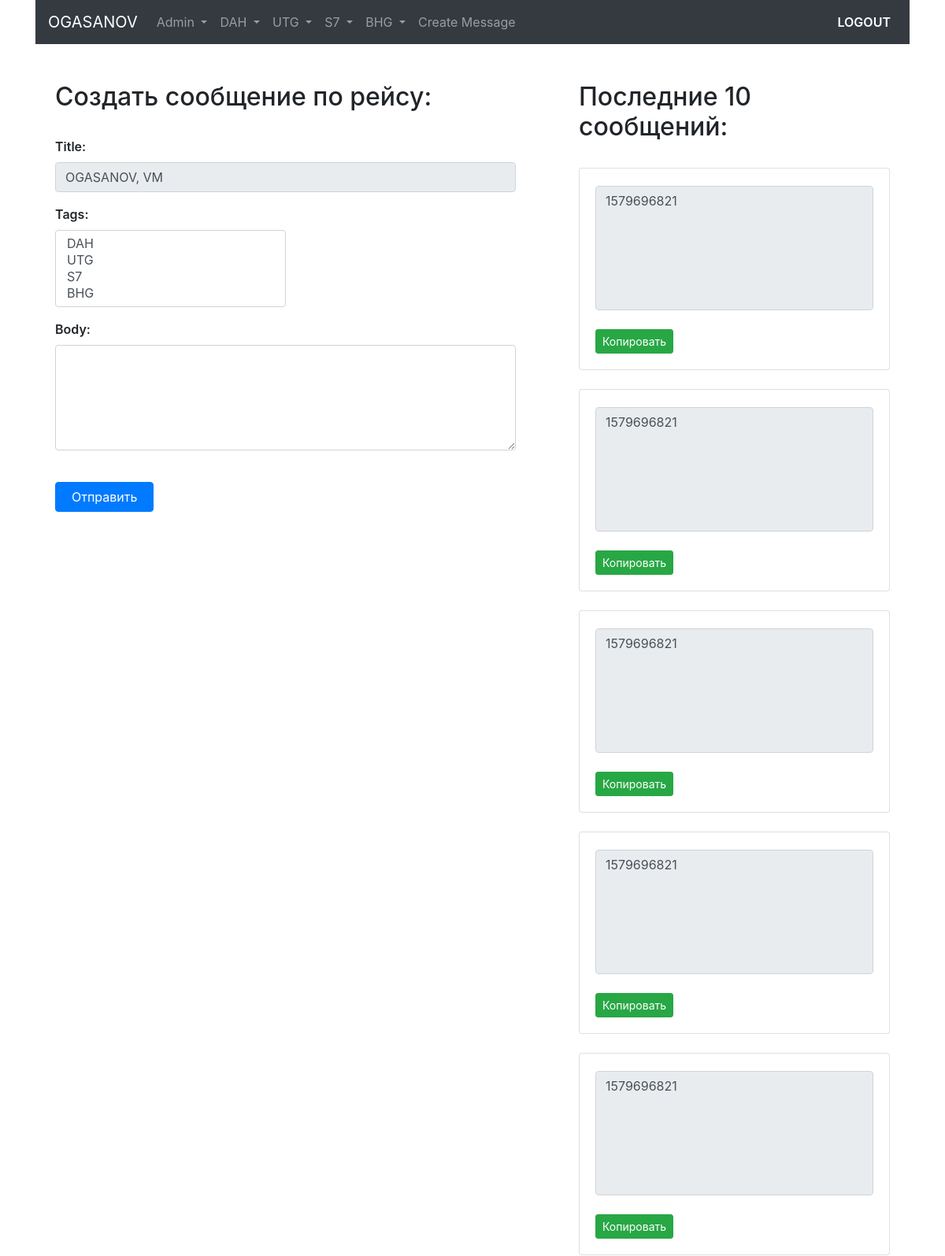
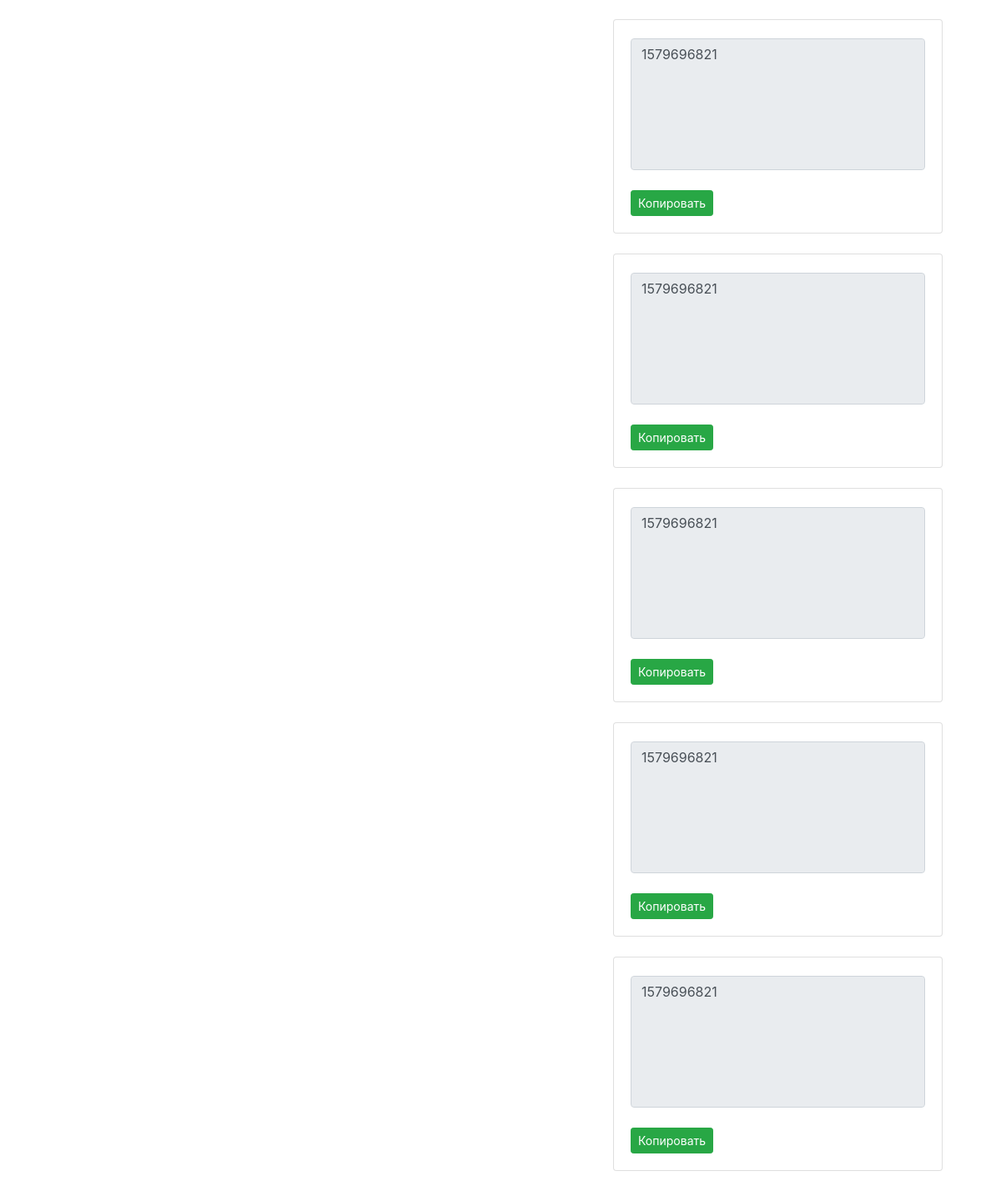
The app's page /dah/messages-10/ (signed in), older data (2 pictures, top to bottom).
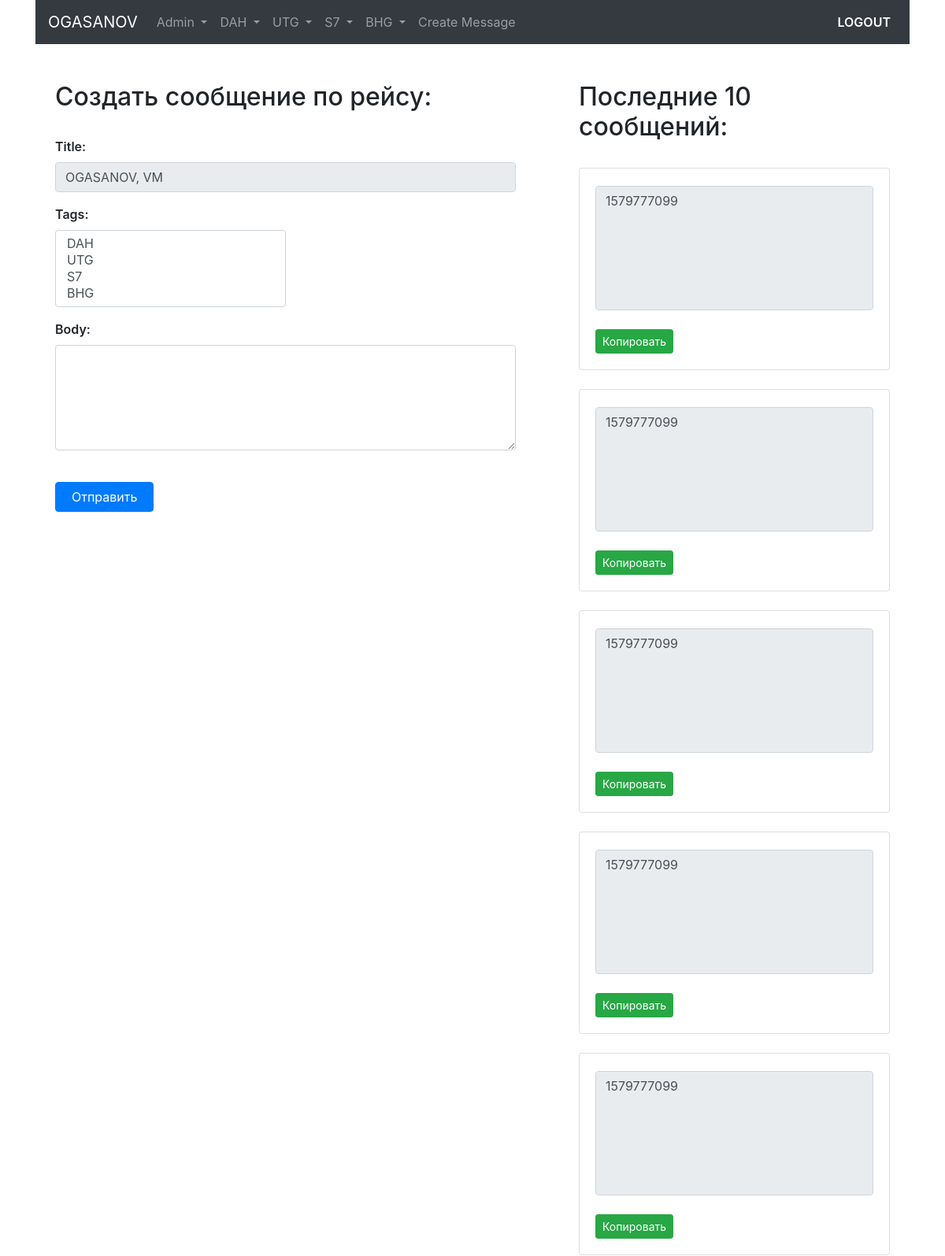
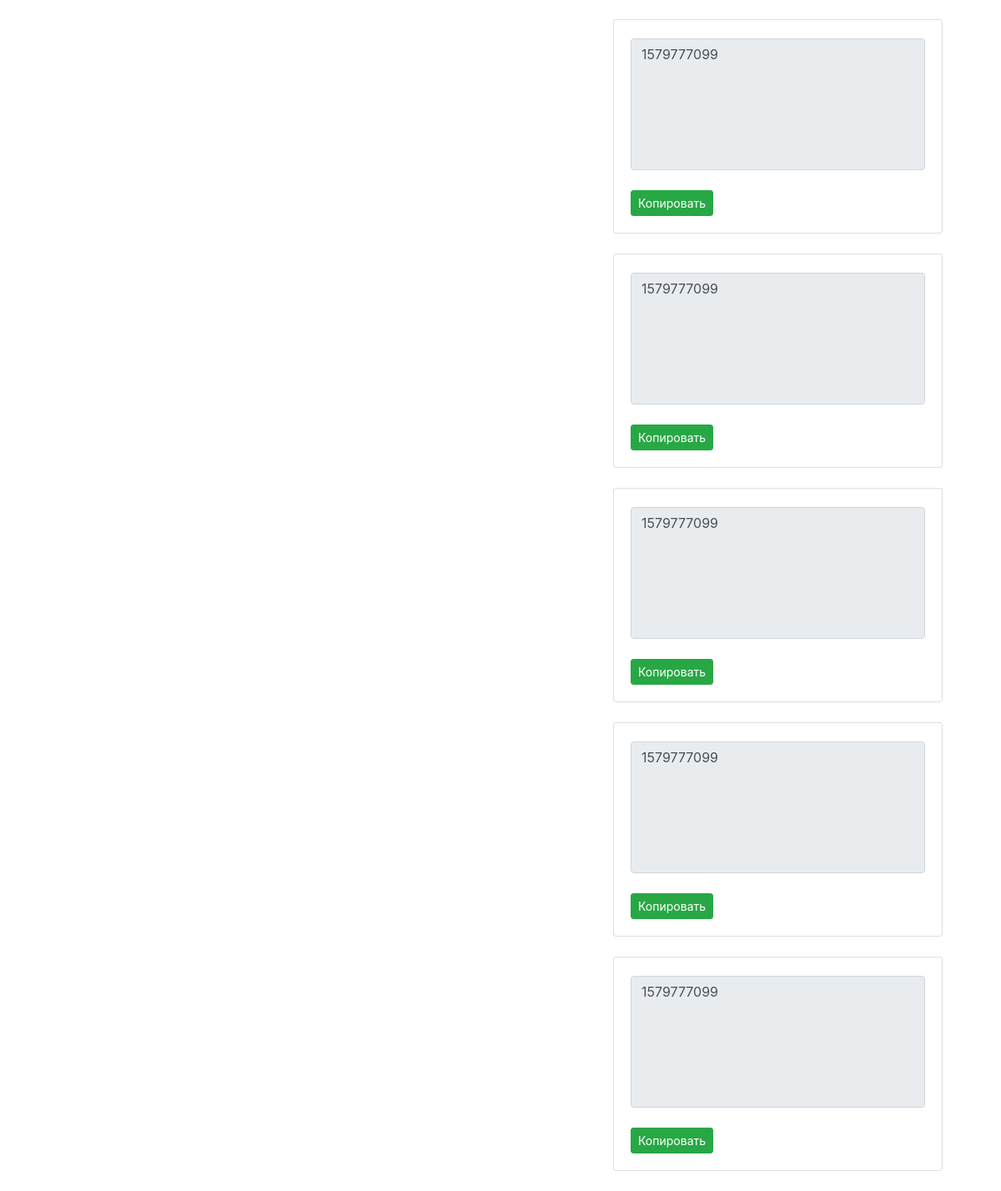
The same page, newer data (2 pictures, top to bottom).
### user_model/models.py (models this page shows, shortened)
class UserModel(AbstractBaseUser):
    username = models.CharField(verbose_name='username', max_length=30, unique=True)
    fullname = models.CharField(verbose_name='full name', max_length=100)
    role = models.ForeignKey('UserRole', on_delete=models.CASCADE, related_name='role', null=True)
    date_joined = models.DateTimeField(verbose_name='date joined', auto_now_add=True)
    last_login = models.DateTimeField(verbose_name='last login', auto_now=True)
    is_admin = models.BooleanField(default=False)
    is_active = models.BooleanField(default=True)
    is_staff = models.BooleanField(default=False)
    is_superuser = models.BooleanField(default=False)
    USERNAME_FIELD = 'username'
    REQUIRED_FIELDS = ['fullname', 'role']
    objects = UserModelManager()
    def __str__(self):
        return self.username
    class Meta:
        verbose_name = 'User'
        verbose_name_plural = 'Users'

class Message(models.Model):
    title = models.CharField(max_length=150, db_index=True)
    slug = models.SlugField(max_length=150, unique=True)
    body = models.TextField(db_index=True)
    tags = models.ManyToManyField('Tag', related_name='t_messages')
    users = models.ManyToManyField('UserModel', related_name='u_messages')
    date_pub = models.DateTimeField(auto_now_add=True)
    class Meta:
        ordering = ['-date_pub']

### user_model/views.py (the view)
# urls.py: path('dah/messages-10/', DAHMessageApiView.as_view(), name='dah_messages_api'),
class DAHMessageApiView(LoginRequiredMixin, ObjectMessagesApiMixin, View):
    tag_arg = 'DAH'

### user_model/forms.py
class MessageForm(forms.ModelForm):
    class Meta:
        model = Message
        fields = ['title', 'tags', 'body']
        widgets = {
            'title': forms.TextInput(attrs={'readonly': 'readonly', 'class': 'form-control'}),
            'body': forms.Textarea(attrs={'class': 'form-control', 'rows': '5'}),
            'tags': forms.SelectMultiple(attrs={'class': 'form-control col-lg-6 col-sm-6'})
        }

### user_model/models.py (called while the page is built)
    def __str__(self):
        return self.title

### user_model/utils.py (called while the page is built)
    def get(self, request):
        lst = range(10)
        slug_ne = self.db_msg.objects.filter(tags__title=self.tag_arg).first()
        hostname = gethostname()
        another_user = self.db_model.objects.filter(username=request.user).first()
        title_info = str(another_user).upper() + ', ' + str(hostname).upper()
        form = self.form_model({'title': title_info})
        context = {'list': lst, 'slug_ne': slug_ne, 'form': form, 'tag_arg': self.tag_arg}
        return render(request, self.template, context=context)

### user_model/templates/user_model/ten_messages_api.html (shortened to what this page needs)
{% extends 'user_model/base.html' %}
{% block content %}
    <div class="row">
        <div class="col-lg-7">
            <div class="message-form">
                <h2>Создать сообщение по рейсу:</h2>
                <br>
                <form method="post">
                    {% for field in form %}
                    <p>
                        {{ field.label_tag }}
                        {{ field }}
                    </p>
                    {% endfor %}
                    <br>
                    <button type="submit" class="btn btn-primary" style="padding-left: 20px; padding-right: 20px">Отправить</button>
                </form>
                <br><br>
            </div>
        </div>
        <div class="col-lg-5">
            <div class="message-template">
                <h2>Последние 10 сообщений:</h2>
                <br>
                {% include 'user_model/includes/ten_messages_template.html' %}
            </div>
        </div>
    </div>
{% endblock %}

### user_model/templates/user_model/base.html (shortened to what this page needs)
{% load static %}
<!DOCTYPE html>
<html lang="en" dir="ltr">
<head>
    <link rel="stylesheet" href="https://stackpath.bootstrapcdn.com/bootstrap/4.4.1/css/bootstrap.min.css">
    <link rel="stylesheet" href="{% static 'css/style.css' %}">
</head>
<body>
    <div class="container">
        {% block navbar %}
            {% include 'user_model/includes/navbar.html' %}
        {% endblock %}
        <br><br>
        {% block content %}{% endblock %}
    </div>
</body>
</html>

### user_model/templates/user_model/includes/navbar.html (shortened to what this page needs)
<nav class="navbar navbar-expand-md navbar-dark bg-dark sticky-top">
    {% if request.user.is_authenticated %}
        <a class="navbar-brand" href="{% url 'homepage' %}">{{ request.user.username|upper }}</a>
    {% else %}
        <a class="navbar-brand mx-auto" href="{% url 'homepage' %}">Рассылка сообщений по рейсам</a>
    {% endif %}
    {% if request.user.is_authenticated and request.user.is_admin %}
    <div class="collapse navbar-collapse" id="navbarSupportedContent">
        <ul class="navbar-nav mr-auto">
            {% include 'user_model/includes/nav_item_admin.html' %}
            {% include 'user_model/includes/nav_item_template.html' %}
        </ul>
        <ul class="navbar-nav ml-auto">
            {% include 'user_model/includes/nav_item_logout.html' %}
        </ul>
    </div>
    {% endif %}
</nav>

### user_model/templates/user_model/includes/nav_item_admin.html (shortened to what this page needs)
<li class="nav-item dropdown">
    <a class="nav-link dropdown-toggle" href="#" id="navbarDropdown" role="button" data-toggle="dropdown" aria-haspopup="true" aria-expanded="false">
        Admin
    </a>
</li>

### user_model/templates/user_model/includes/nav_item_template.html (shortened to what this page needs)
<li class="nav-item dropdown">
    <a class="nav-link dropdown-toggle" href="#" id="navbarDropdown" role="button" data-toggle="dropdown" aria-haspopup="true" aria-expanded="false">
        DAH
    </a>
</li>
<li class="nav-item dropdown">
    <a class="nav-link dropdown-toggle" href="#" id="navbarDropdown" role="button" data-toggle="dropdown" aria-haspopup="true" aria-expanded="false">
        UTG
    </a>
</li>
<li class="nav-item dropdown">
    <a class="nav-link dropdown-toggle" href="#" id="navbarDropdown" role="button" data-toggle="dropdown" aria-haspopup="true" aria-expanded="false">
        S7
    </a>
</li>
<li class="nav-item dropdown">
    <a class="nav-link dropdown-toggle" href="#" id="navbarDropdown" role="button" data-toggle="dropdown" aria-haspopup="true" aria-expanded="false">
        BHG
    </a>
</li>
<li class="nav-item">
    <a class="nav-link" href="{% url 'create' %}">Create Message</a>
</li>

### user_model/templates/user_model/includes/nav_item_logout.html
<li class="nav-item">
    <a style="color: #ffffff; font-weight: 600" class="nav-link logout" href="{% url 'logout' %}">LOGOUT</a>
</li>

### user_model/templates/user_model/includes/ten_messages_template.html (shortened to what this page needs)
{% load static %}
{% for i in list %}
    <div class="card mb-4 highlight-effect{{i}}">
        <div class="card-body">
            <textarea readonly class="form-control" id="body-id{{i}}" rows="6" style="resize: none;">{{ slug_ne.slug }}</textarea>
            <br>
            <button class="btn btn-success btn-sm" onclick="copyToClipboard('#body-id{{i}}')">Копировать</button>
        </div>
    </div>
{% endfor %}

### static/css/style.css (style rules this page uses)
.message-form { margin-left: 25px; margin-right: 25px; }
.message-template { margin-left: 25px; margin-right: 25px; }
label { font-weight: 600; }

Row changes from the older to the newer data that the page shows:
no longer on this page (row unchanged): Message: slug "1579696821" "1579696821" "1579696821" "1579696821" "1579696821" "1579696821" "1579696821" "1579696821" "1579696821" "1579696821"
added Message: slug "1579777099" "1579777099" "1579777099" "1579777099" "1579777099" "1579777099" "1579777099" "1579777099" "1579777099" "1579777099"
